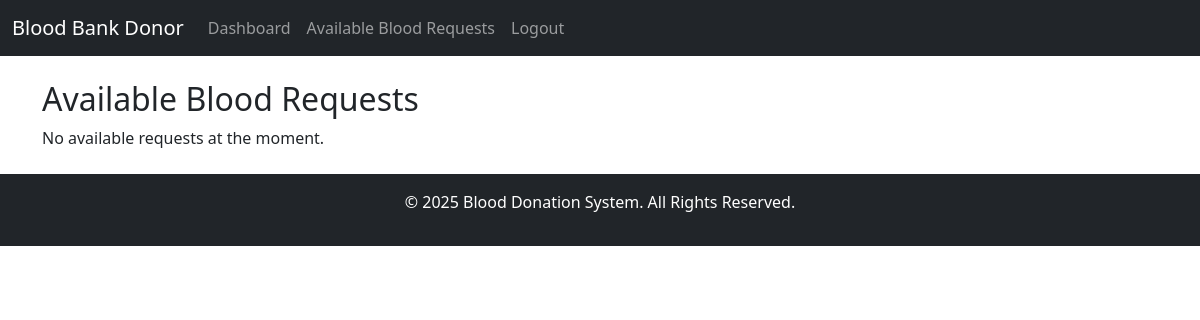
The app's page /donor/available-requests/ (signed in), older data.
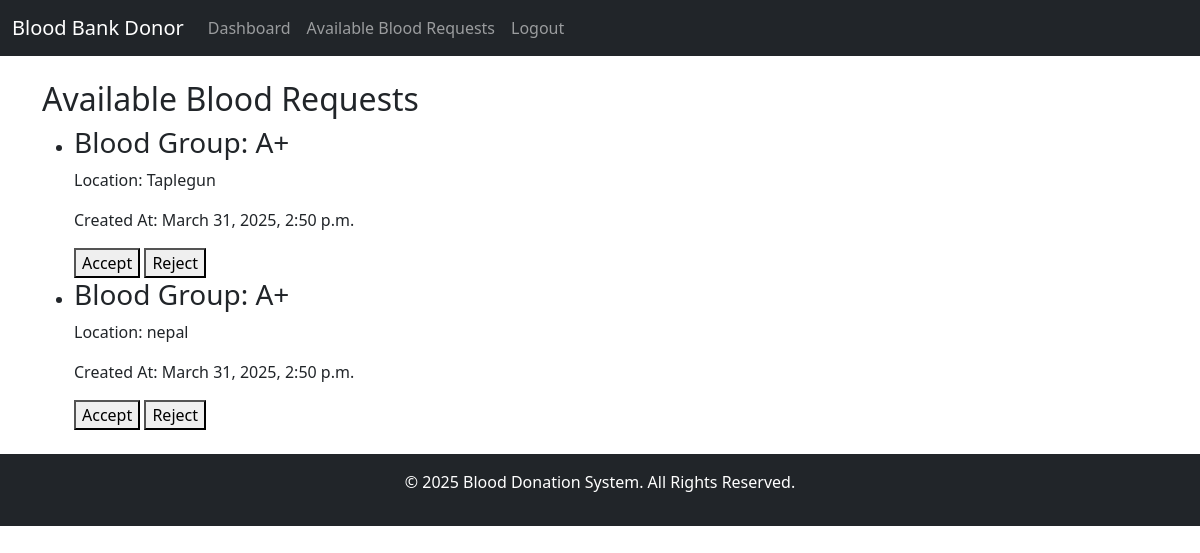
The same page, newer data.
### myapp/models.py (models this page shows)
class BloodRequest(models.Model):
    STATUS_CHOICES = (
        ('pending', 'Pending'),
        ('processing', 'Processing'),
        ('completed', 'Completed'),
    )
    admin = models.ForeignKey(CustomUser, on_delete=models.CASCADE, limit_choices_to={'user_type': "1"})
    blood_group = models.CharField(max_length=4, choices=CustomUser.BLOOD_GROUPS)
    location = models.CharField(max_length=255)
    status = models.CharField(max_length=20, choices=STATUS_CHOICES, default='pending')
    created_at = models.DateTimeField(auto_now_add=True)

### myapp/views.py (the view)
# urls.py: path('donor/available-requests/', views.available_blood_requests, name='available_blood_requests'),
@login_required
@user_passes_test(is_donor)
def available_blood_requests(request):
    available_requests = BloodRequest.objects.filter(
        blood_group=request.user.blood_group
    ).exclude(
        responses__donor=request.user,
        responses__is_accepted=True
    ).exclude(
        responses__donor=request.user,
        responses__is_deleted=True
    ).exclude(
        responses__donor=request.user,
        responses__is_saved=True
    )
    return render(request, "donor/available_blood_requests.html", {
        "available_requests": available_requests
    })

### myapp/views.py (called while the page is built)
def is_donor(user):
    return user.is_authenticated and user.user_type == "3"

### myapp/templates/donor/available_blood_requests.html (shortened to what this page needs)
{% extends 'donor/donor_base.html' %}
{% block content %}
    <h2>Available Blood Requests</h2>
    {% if available_requests %}
        <ul>
            {% for request in available_requests %}
                <li>
                    <h3>Blood Group: {{ request.blood_group }}</h3>
                    <p>Location: {{ request.location }}</p>
                    <p>Created At: {{ request.created_at }}</p>
                    <form method="POST" action="{% url 'donor_response' request.id %}">
                        <button type="submit" name="action" value="accept">Accept</button>
                        <button type="submit" name="action" value="reject">Reject</button>
                    </form>
                </li>
            {% endfor %}
        </ul>
    {% else %}
        <p>No available requests at the moment.</p>
    {% endif %}
{% endblock %}

Row changes from the older to the newer data that the page shows:
added BloodRequest: blood_group "A+", location "Taplegun", created_at "March 31, 2025, 2:50 p.m."
added BloodRequest: blood_group "A+", location "nepal", created_at "March 31, 2025, 2:50 p.m."
Text that changed along with them:
text no longer shown: "No available requests at the moment."
